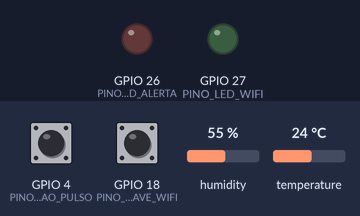
Simulated run of this sketch. Board: ESP32. Shown: output pins drawn as LEDs (lit = HIGH). The test bench sets the inputs (shaded band); at power-on: temperature 24 °C, GPIO 18 (PINO_CHAVE_WIFI) LOW, GPIO 4 (PINO_BOTAO_PULSO) HIGH, humidity 55 %. WiFi joins after 1.5 s; servers stay silent unless stated; the local clock reads 2024-03-15 10:24:30 at power-on unless the sketch sets it; storage starts empty; no MQTT or app messages arrive unless stated; what the sketch prints to the serial monitor is not drawn.

Above: at 1.4 s.
1.5 s: temperature set to 34.6 °C
6.5 s: temperature set to 35.4 °C
At 10.4 s:
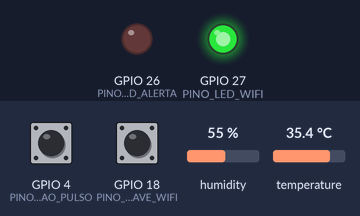
11.5 s: GPIO 18 (PINO_CHAVE_WIFI) pulled HIGH for 0.15 s
At 12.5 s:
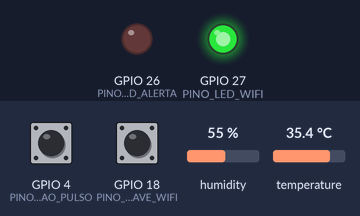
13.1 s: temperature set to 12 °C
At 15.6 s:
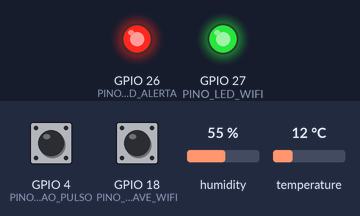
16.5 s: GPIO 18 (PINO_CHAVE_WIFI) pulled HIGH for 1 s
At 16.8 s:
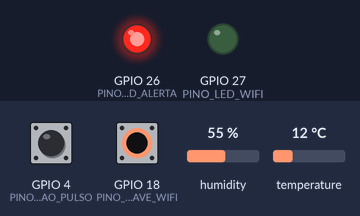
19.0 s: GPIO 4 (PINO_BOTAO_PULSO) driven LOW and GPIO 18 (PINO_CHAVE_WIFI) driven HIGH
At 20.2 s:
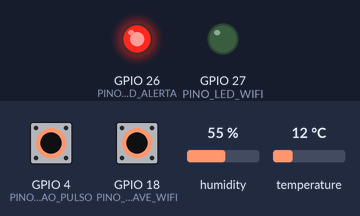
Timing chart, 0 to 22.0 s (numbered marks = the images above; inputs shaded):
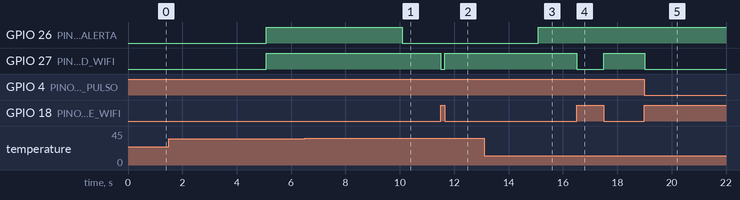

Measured:
- the behaviour switches between 34.9 and 35 °C on temperature (found by bisection; images 0 and 1)
- after the input at 6.5 s, GPIO 26 (PINO_LED_ALERTA): HIGH → LOW after 3.6 s
- after the input at 11.5 s, GPIO 27 (PINO_LED_WIFI): HIGH → LOW at once, → HIGH 0.14 s later
- after the input at 13.1 s, GPIO 26 (PINO_LED_ALERTA): LOW → HIGH after 2.0 s
- after the input at 16.5 s, GPIO 27 (PINO_LED_WIFI): HIGH → LOW at once, → HIGH 1.0 s later
- after the input at 19.0 s, GPIO 27 (PINO_LED_WIFI): HIGH → LOW at once

The sketch:

sketch.ino
```cpp
/*
 * CardioIA - Fase 3 | Parte 2: Transmissão para a nuvem via MQTT (Fog/Cloud)
 *
 * Mesmo wearable da Parte 1, agora publicando de verdade em um broker MQTT.
 * O dashboard no Node-RED assina os tópicos abaixo e mostra os dados em
 * tempo real, com gráfico, gauges e indicador de alerta.
 *
 * Sensores:
 *   - DHT22 (GPIO 15): temperatura (tratada como temperatura de pele) e umidade.
 *   - Botão de pressão (GPIO 4): cada aperto é um batimento. O BPM sai do
 *     intervalo médio entre os últimos apertos.
 *
 * Entradas e saídas auxiliares:
 *   - Chave deslizante (GPIO 18): simula a perda do link com a nuvem. Ao
 *     desligar, a conexão TCP é derrubada sem aviso, como aconteceria numa
 *     queda real de sinal, e o broker publica o Last Will "offline".
 *   - LED vermelho (GPIO 26): última leitura com alerta crítico.
 *   - LED verde (GPIO 27): aceso = publicando; piscando = sincronizando buffer.
 *
 * Tópicos MQTT (prefixo TOPICO_BASE):
 *   .../sinais     leitura atual, publicada a cada 5 s
 *   .../historico  leituras que ficaram no buffer durante a queda
 *   .../status     "online" / "offline" (retido; "offline" vem do Last Will)
 *
 * A lógica de resiliência é a mesma da Parte 1: buffer circular de 4.320
 * amostras (6 h) em RAM, espelhado em /buffer.csv no SPIFFS, descartando
 * primeiro as leituras normais mais antigas quando enche.
 *
 * Broker: por padrão usamos o broker público da HiveMQ (porta 1883, sem TLS),
 * que funciona direto no Wokwi. Para usar o HiveMQ Cloud com TLS e usuário,
 * troque USAR_HIVEMQ_CLOUD para 1 e preencha host, usuário e senha.
 */

#include <Arduino.h>
#include <WiFi.h>
#include <PubSubClient.h>
#include <SPIFFS.h>
#include <time.h>
#include "DHTesp.h"

#define USAR_HIVEMQ_CLOUD 0

#if USAR_HIVEMQ_CLOUD
#include <WiFiClientSecure.h>
#endif

// ----------------------------- Rede ----------------------------------------
const char* WIFI_SSID  = "Wokwi-GUEST";   // rede aberta do simulador
const char* WIFI_SENHA = "";

#if USAR_HIVEMQ_CLOUD
const char*    MQTT_HOST    = "SEU-CLUSTER.s1.eu.hivemq.cloud";
const uint16_t MQTT_PORTA   = 8883;
const char*    MQTT_USUARIO = "SEU_USUARIO";
const char*    MQTT_SENHA   = "SUA_SENHA";
WiFiClientSecure clienteRede;
#else
const char*    MQTT_HOST    = "broker.hivemq.com";
const uint16_t MQTT_PORTA   = 1883;
const char*    MQTT_USUARIO = nullptr;
const char*    MQTT_SENHA   = nullptr;
WiFiClient clienteRede;
#endif

PubSubClient mqtt(clienteRede);

const char* TOPICO_BASE = "fiap/2tiaor/cardioia/paciente/0001";
char topicoSinais[80];
char topicoHistorico[80];
char topicoStatus[80];

// ----------------------------- Pinos ---------------------------------------
const int PINO_DHT         = 15;
const int PINO_BOTAO_PULSO = 4;
const int PINO_CHAVE_WIFI  = 18;
const int PINO_LED_ALERTA  = 26;
const int PINO_LED_WIFI    = 27;

// ----------------------------- Parâmetros ----------------------------------
const char*    ID_PACIENTE          = "0001";
const uint32_t INTERVALO_LEITURA_MS = 5000;
const uint16_t CAPACIDADE_DESEJADA  = 4320;   // 6 h com uma leitura a cada 5 s
const uint8_t  LOTE_SINCRONIZACAO   = 10;     // publicações do buffer por volta do loop
const uint32_t INTERVALO_STATUS_MS  = 30000;
const uint32_t RETENTATIVA_WIFI_MS  = 15000;
const uint32_t RETENTATIVA_MQTT_MS  = 5000;
const char*    ARQUIVO_BUFFER       = "/buffer.csv";

// Limites clínicos avaliados na borda (o Node-RED usa os mesmos)
const uint8_t BPM_MAXIMO  = 120;
const uint8_t BPM_MINIMO  = 50;
const float   TEMP_MAXIMA = 38.0;
const float   TEMP_MINIMA = 35.0;

// Cálculo do BPM pelo botão
const uint8_t  MAX_PULSOS             = 8;
const uint32_t DEBOUNCE_MS            = 250;
const uint32_t INTERVALO_MAX_PULSO_MS = 3000;
const uint32_t JANELA_SEM_PULSO_MS    = 6000;

// ----------------------------- Flags da leitura ----------------------------
const uint8_t F_TAQUICARDIA = 1 << 0;
const uint8_t F_BRADICARDIA = 1 << 1;
const uint8_t F_FEBRE       = 1 << 2;
const uint8_t F_HIPOTERMIA  = 1 << 3;
const uint8_t F_SEM_PULSO   = 1 << 4;
const uint8_t F_ERRO_DHT    = 1 << 5;
const uint8_t F_TS_RELATIVO = 1 << 6;   // ts em segundos desde o boot (sem NTP)
const uint8_t MASCARA_CRITICO = F_TAQUICARDIA | F_BRADICARDIA | F_FEBRE | F_HIPOTERMIA;

struct __attribute__((packed)) Leitura {
  uint32_t seq;
  uint32_t ts;       // epoch UTC quando o NTP já sincronizou; senão, uptime
  int16_t  temp10;
  uint16_t umid10;
  uint8_t  bpm;
  uint8_t  flags;
};

// ----------------------------- Estado global -------------------------------
DHTesp dht;

Leitura* buffer      = nullptr;
uint16_t capacidade  = 0;
uint16_t inicio      = 0;
uint16_t quantidade  = 0;
uint32_t descartadas = 0;

bool     spiffsOk      = false;
uint32_t linhasArquivo = 0;

bool     chaveOnline      = false;  // estado da chave (link simulado)
bool     estavaOnline     = false;  // para detectar a volta da conexão
bool     sincronizando    = false;
bool     ntpConfigurado   = false;
uint32_t enviadasNaSync   = 0;
uint32_t ultimaTentativaWifi = 0;
uint32_t ultimaTentativaMqtt = 0;

uint32_t proximoSeq    = 1;
uint32_t ultimaLeitura = 0;
uint32_t ultimoStatus  = 0;
uint8_t  ultimasFlags  = 0;

portMUX_TYPE      muxPulsos = portMUX_INITIALIZER_UNLOCKED;
volatile uint32_t temposPulso[MAX_PULSOS];
volatile uint8_t  idxPulso      = 0;
volatile uint8_t  qtdPulsos     = 0;
volatile uint32_t ultimoPulsoMs = 0;

// ============================================================================
// Batimentos
// ============================================================================

void IRAM_ATTR aoDetectarPulso() {
  uint32_t agora = millis();
  portENTER_CRITICAL_ISR(&muxPulsos);
  if (agora - ultimoPulsoMs >= DEBOUNCE_MS) {
    ultimoPulsoMs = agora;
    temposPulso[idxPulso] = agora;
    idxPulso = (idxPulso + 1) % MAX_PULSOS;
    if (qtdPulsos < MAX_PULSOS) qtdPulsos++;
  }
  portEXIT_CRITICAL_ISR(&muxPulsos);
}

uint8_t calcularBpm() {
  uint32_t tempos[MAX_PULSOS];
  uint8_t n, idx;

  portENTER_CRITICAL(&muxPulsos);
  for (uint8_t i = 0; i < MAX_PULSOS; i++) tempos[i] = temposPulso[i];
  n = qtdPulsos;
  idx = idxPulso;
  portEXIT_CRITICAL(&muxPulsos);

  if (n < 2) return 0;

  uint32_t maisRecente = tempos[(idx + MAX_PULSOS - 1) % MAX_PULSOS];
  if (millis() - maisRecente > JANELA_SEM_PULSO_MS) return 0;

  uint32_t soma = 0;
  uint8_t intervalos = 0;
  for (uint8_t k = 1; k < n; k++) {
    uint32_t atual    = tempos[(idx + MAX_PULSOS - k) % MAX_PULSOS];
    uint32_t anterior = tempos[(idx + MAX_PULSOS - k - 1) % MAX_PULSOS];
    uint32_t dt = atual - anterior;
    if (dt > INTERVALO_MAX_PULSO_MS) break;
    soma += dt;
    intervalos++;
  }
  if (intervalos == 0 || soma == 0) return 0;

  uint32_t bpm = (60000UL * intervalos + soma / 2) / soma;
  return bpm > 250 ? 250 : (uint8_t)bpm;
}

// ============================================================================
// Buffer circular em RAM
// ============================================================================

uint16_t posicao(uint16_t i) {
  return (uint16_t)((inicio + (uint32_t)i) % capacidade);
}

void alocarBuffer() {
  uint16_t tentativa = CAPACIDADE_DESEJADA;
  while (tentativa >= 100) {
    buffer = (Leitura*)malloc(sizeof(Leitura) * tentativa);
    if (buffer != nullptr) {
      capacidade = tentativa;
      return;
    }
    tentativa /= 2;
  }
  Serial.println("[ERRO] Sem memoria para o buffer offline");
}

// Buffer cheio: sai a leitura normal mais antiga; alertas ficam.
void bufferInserir(const Leitura& nova) {
  if (capacidade == 0) return;

  if (quantidade == capacidade) {
    uint16_t alvo = 0;
    for (uint16_t i = 0; i < quantidade; i++) {
      if ((buffer[posicao(i)].flags & MASCARA_CRITICO) == 0) {
        alvo = i;
        break;
      }
    }
    for (uint16_t j = alvo; j > 0; j--) {
      buffer[posicao(j)] = buffer[posicao(j - 1)];
    }
    inicio = posicao(1);
    quantidade--;
    descartadas++;
  }

  buffer[posicao(quantidade)] = nova;
  quantidade++;
}

void bufferRemoverMaisAntiga() {
  if (quantidade == 0) return;
  inicio = posicao(1);
  quantidade--;
}

// ============================================================================
// Espelho do buffer no SPIFFS
// ============================================================================

void arquivoEscreverLinha(File& f, const Leitura& l) {
  f.printf("%lu,%lu,%d,%u,%u,%u\n",
           (unsigned long)l.seq, (unsigned long)l.ts, (int)l.temp10,
           (unsigned)l.umid10, (unsigned)l.bpm, (unsigned)l.flags);
}

void arquivoCompactar() {
  File f = SPIFFS.open(ARQUIVO_BUFFER, FILE_WRITE);
  if (!f) return;
  for (uint16_t i = 0; i < quantidade; i++) arquivoEscreverLinha(f, buffer[posicao(i)]);
  f.close();
  linhasArquivo = quantidade;
}

void arquivoAnexar(const Leitura& l) {
  if (!spiffsOk) return;
  File f = SPIFFS.open(ARQUIVO_BUFFER, FILE_APPEND);
  if (!f) return;
  arquivoEscreverLinha(f, l);
  f.close();
  linhasArquivo++;
  if (linhasArquivo > (uint32_t)capacidade + capacidade / 4) arquivoCompactar();
}

void arquivoApagar() {
  if (spiffsOk && SPIFFS.exists(ARQUIVO_BUFFER)) SPIFFS.remove(ARQUIVO_BUFFER);
  linhasArquivo = 0;
}

void arquivoRecuperar() {
  if (!spiffsOk || !SPIFFS.exists(ARQUIVO_BUFFER)) return;
  File f = SPIFFS.open(ARQUIVO_BUFFER, FILE_READ);
  if (!f) return;

  uint32_t recuperadas = 0;
  while (f.available()) {
    String linha = f.readStringUntil('\n');
    unsigned long seq, ts;
    int temp10;
    unsigned umid10, bpm, flags;
    if (sscanf(linha.c_str(), "%lu,%lu,%d,%u,%u,%u",
               &seq, &ts, &temp10, &umid10, &bpm, &flags) == 6) {
      Leitura l = {(uint32_t)seq, (uint32_t)ts, (int16_t)temp10,
                   (uint16_t)umid10, (uint8_t)bpm, (uint8_t)flags};
      bufferInserir(l);
      if (l.seq >= proximoSeq) proximoSeq = l.seq + 1;
      recuperadas++;
    }
  }
  f.close();
  linhasArquivo = recuperadas;
  Serial.printf("[EDGE] %lu leituras pendentes recuperadas do SPIFFS\n",
                (unsigned long)recuperadas);
}

// ============================================================================
// Coleta e avaliação local
// ============================================================================

const char* descreverStatus(uint8_t flags) {
  if (flags & F_TAQUICARDIA) return "TAQUICARDIA";
  if (flags & F_BRADICARDIA) return "BRADICARDIA";
  if (flags & F_FEBRE)       return "FEBRE";
  if (flags & F_HIPOTERMIA)  return "HIPOTERMIA";
  if (flags & F_ERRO_DHT)    return "ERRO_SENSOR";
  if (flags & F_SEM_PULSO)   return "SEM_PULSO";
  return "NORMAL";
}

Leitura coletarLeitura() {
  Leitura l;
  l.seq = proximoSeq++;
  l.bpm = calcularBpm();
  l.flags = 0;

  // Com NTP sincronizado usamos o horário real; antes disso, o uptime.
  time_t agora = time(nullptr);
  if (agora > 1700000000) {
    l.ts = (uint32_t)agora;
  } else {
    l.ts = millis() / 1000;
    l.flags |= F_TS_RELATIVO;
  }

  TempAndHumidity th = dht.getTempAndHumidity();
  bool dhtOk = dht.getStatus() == DHTesp::ERROR_NONE &&
               !isnan(th.temperature) && !isnan(th.humidity);

  if (dhtOk) {
    l.temp10 = (int16_t)lroundf(th.temperature * 10);
    l.umid10 = (uint16_t)lroundf(th.humidity * 10);
    if (th.temperature >= TEMP_MAXIMA)     l.flags |= F_FEBRE;
    else if (th.temperature < TEMP_MINIMA) l.flags |= F_HIPOTERMIA;
  } else {
    l.temp10 = 0;
    l.umid10 = 0;
    l.flags |= F_ERRO_DHT;
  }

  if (l.bpm == 0)              l.flags |= F_SEM_PULSO;
  else if (l.bpm > BPM_MAXIMO) l.flags |= F_TAQUICARDIA;
  else if (l.bpm < BPM_MINIMO) l.flags |= F_BRADICARDIA;

  return l;
}

void montarJson(const Leitura& l, const char* origem, char* saida, size_t tamanho) {
  char temp[12], umid[12];
  if (l.flags & F_ERRO_DHT) {
    strcpy(temp, "null");
    strcpy(umid, "null");
  } else {
    snprintf(temp, sizeof(temp), "%.1f", l.temp10 / 10.0f);
    snprintf(umid, sizeof(umid), "%.1f", l.umid10 / 10.0f);
  }
  snprintf(saida, tamanho,
           "{\"paciente\":\"%s\",\"seq\":%lu,\"ts\":%lu,\"ts_tipo\":\"%s\","
           "\"temp\":%s,\"umid\":%s,\"bpm\":%u,\"flags\":%u,"
           "\"status\":\"%s\",\"origem\":\"%s\"}",
           ID_PACIENTE, (unsigned long)l.seq, (unsigned long)l.ts,
           (l.flags & F_TS_RELATIVO) ? "uptime" : "epoch",
           temp, umid, (unsigned)l.bpm, (unsigned)l.flags,
           descreverStatus(l.flags), origem);
}

// ============================================================================
// Conexões: Wi-Fi, NTP e MQTT
// ============================================================================

bool estaOnline() {
  return chaveOnline && WiFi.status() == WL_CONNECTED && mqtt.connected();
}

void manterWiFi() {
  if (WiFi.status() == WL_CONNECTED) {
    if (!ntpConfigurado) {
      configTime(0, 0, "pool.ntp.org", "time.google.com");
      ntpConfigurado = true;
      Serial.print("[WIFI] Conectado. IP: ");
      Serial.println(WiFi.localIP());
    }
    return;
  }
  if (millis() - ultimaTentativaWifi < RETENTATIVA_WIFI_MS) return;
  ultimaTentativaWifi = millis();
  Serial.println("[WIFI] Tentando conectar...");
  WiFi.disconnect();
  WiFi.begin(WIFI_SSID, WIFI_SENHA, 6);  // canal 6 acelera a conexão no Wokwi
}

void manterMqtt() {
  if (!chaveOnline || WiFi.status() != WL_CONNECTED) return;

  if (mqtt.connected()) {
    mqtt.loop();
    return;
  }
  if (millis() - ultimaTentativaMqtt < RETENTATIVA_MQTT_MS) return;
  ultimaTentativaMqtt = millis();

  char idCliente[40];
  snprintf(idCliente, sizeof(idCliente), "cardioia-%04X%08X",
           (uint16_t)(ESP.getEfuseMac() >> 32), (uint32_t)ESP.getEfuseMac());

  Serial.printf("[MQTT] Conectando a %s:%u ...\n", MQTT_HOST, MQTT_PORTA);
  // Last Will: se a conexão cair sem aviso, o broker publica "offline".
  bool ok = mqtt.connect(idCliente, MQTT_USUARIO, MQTT_SENHA,
                         topicoStatus, 1, true, "offline");
  if (ok) {
    mqtt.publish(topicoStatus, "online", true);
    Serial.println("[MQTT] Conectado ao broker");
  } else {
    Serial.printf("[MQTT] Falhou (estado %d). Nova tentativa em %lu s\n",
                  mqtt.state(), (unsigned long)(RETENTATIVA_MQTT_MS / 1000));
  }
}

// A chave simula a perda do link. Ao desligar, fechamos o socket sem mandar
// DISCONNECT, para o broker perceber a queda pelo keep-alive e disparar o
// Last Will, como numa queda real.
void lerChave() {
  bool estado = digitalRead(PINO_CHAVE_WIFI) == LOW;
  if (estado == chaveOnline) return;
  chaveOnline = estado;
  if (chaveOnline) {
    Serial.println("[LINK] Link liberado pela chave. Reconectando ao broker...");
    ultimaTentativaMqtt = 0;
  } else {
    Serial.println("[LINK] Queda de conexao simulada. A coleta continua no buffer local");
    clienteRede.stop();
  }
}

// ============================================================================
// Publicação e sincronização
// ============================================================================

bool publicar(const Leitura& l, const char* origem) {
  char json[260];
  montarJson(l, origem, json, sizeof(json));
  const char* topico = strcmp(origem, "buffer") == 0 ? topicoHistorico : topicoSinais;
  bool ok = mqtt.publish(topico, json);
  if (ok) {
    Serial.print("[MQTT] -> ");
    Serial.print(topico);
    Serial.print(" ");
    Serial.println(json);
  }
  return ok;
}

void armazenarLocal(const Leitura& l) {
  bufferInserir(l);
  arquivoAnexar(l);
  Serial.printf("[EDGE] Offline. Leitura %lu armazenada (%u/%u) | bpm=%u temp=%.1f status=%s\n",
                (unsigned long)l.seq, quantidade, capacidade, (unsigned)l.bpm,
                l.temp10 / 10.0f, descreverStatus(l.flags));
}

void registrarLeitura(const Leitura& l) {
  if (estaOnline() && publicar(l, "tempo_real")) return;
  armazenarLocal(l);  // sem link ou publicação falhou: nada se perde
}

void sincronizarLote() {
  for (uint8_t k = 0; k < LOTE_SINCRONIZACAO && quantidade > 0; k++) {
    if (!publicar(buffer[inicio], "buffer")) return;  // tenta de novo depois
    bufferRemoverMaisAntiga();
    enviadasNaSync++;
    mqtt.loop();
  }
  if (quantidade == 0) {
    arquivoApagar();
    sincronizando = false;
    Serial.printf("[SYNC] Concluida: %lu leituras enviadas. Arquivo local apagado\n",
                  (unsigned long)enviadasNaSync);
  }
}

// Avisa no Serial quando a conexão volta e decide se há buffer para enviar.
// A sincronização roda sempre que houver pendências com o link ativo,
// inclusive quando uma publicação isolada falhou sem a conexão cair.
void verificarRetornoDaConexao() {
  bool agora = estaOnline();
  if (agora && !estavaOnline && quantidade > 0) {
    enviadasNaSync = 0;
    Serial.printf("[SYNC] Conexao restabelecida. %u leituras pendentes\n", quantidade);
  }
  sincronizando = agora && quantidade > 0;
  estavaOnline = agora;
}

// ============================================================================

void atualizarLeds() {
  digitalWrite(PINO_LED_ALERTA, (ultimasFlags & MASCARA_CRITICO) ? HIGH : LOW);
  if (sincronizando) {
    digitalWrite(PINO_LED_WIFI, (millis() / 150) % 2);
  } else {
    digitalWrite(PINO_LED_WIFI, estaOnline() ? HIGH : LOW);
  }
}

void imprimirResumo() {
  Serial.printf("[STATUS] chave=%s wifi=%s mqtt=%s | buffer=%u/%u | descartadas=%lu | heap livre=%u\n",
                chaveOnline ? "on" : "off",
                WiFi.status() == WL_CONNECTED ? "ok" : "--",
                mqtt.connected() ? "ok" : "--",
                quantidade, capacidade, (unsigned long)descartadas,
                (unsigned)ESP.getFreeHeap());
}

void setup() {
  Serial.begin(115200);
  delay(200);
  Serial.println();
  Serial.println("=== CardioIA | Fase 3 | Parte 2 - MQTT ===");

  pinMode(PINO_BOTAO_PULSO, INPUT_PULLUP);
  pinMode(PINO_CHAVE_WIFI, INPUT_PULLUP);
  pinMode(PINO_LED_ALERTA, OUTPUT);
  pinMode(PINO_LED_WIFI, OUTPUT);
  attachInterrupt(digitalPinToInterrupt(PINO_BOTAO_PULSO), aoDetectarPulso, FALLING);

  dht.setup(PINO_DHT, DHTesp::DHT22);

  snprintf(topicoSinais, sizeof(topicoSinais), "%s/sinais", TOPICO_BASE);
  snprintf(topicoHistorico, sizeof(topicoHistorico), "%s/historico", TOPICO_BASE);
  snprintf(topicoStatus, sizeof(topicoStatus), "%s/status", TOPICO_BASE);

  alocarBuffer();
  Serial.printf("[EDGE] Buffer offline: %u amostras de %u bytes\n",
                capacidade, (unsigned)sizeof(Leitura));
  spiffsOk = SPIFFS.begin(true);
  arquivoRecuperar();

#if USAR_HIVEMQ_CLOUD
  clienteRede.setInsecure();  // simplificação para o protótipo (ver relatório)
#endif
  mqtt.setServer(MQTT_HOST, MQTT_PORTA);
  mqtt.setBufferSize(512);
  mqtt.setKeepAlive(15);
  mqtt.setSocketTimeout(5);

  chaveOnline = digitalRead(PINO_CHAVE_WIFI) == LOW;
  Serial.printf("[LINK] Estado inicial da chave: %s\n", chaveOnline ? "conectado" : "desconectado");

  WiFi.mode(WIFI_STA);
  WiFi.begin(WIFI_SSID, WIFI_SENHA, 6);
  ultimaTentativaWifi = millis();

  Serial.println("Aperte o botao no ritmo dos batimentos para gerar o BPM.");
}

void loop() {
  lerChave();
  manterWiFi();
  manterMqtt();
  verificarRetornoDaConexao();

  uint32_t agora = millis();
  if (agora - ultimaLeitura >= INTERVALO_LEITURA_MS) {
    ultimaLeitura = agora;
    Leitura l = coletarLeitura();
    ultimasFlags = l.flags;
    registrarLeitura(l);
  }

  if (sincronizando) sincronizarLote();

  if (agora - ultimoStatus >= INTERVALO_STATUS_MS) {
    ultimoStatus = agora;
    imprimirResumo();
  }

  atualizarLeds();
  delay(10);
}
```
